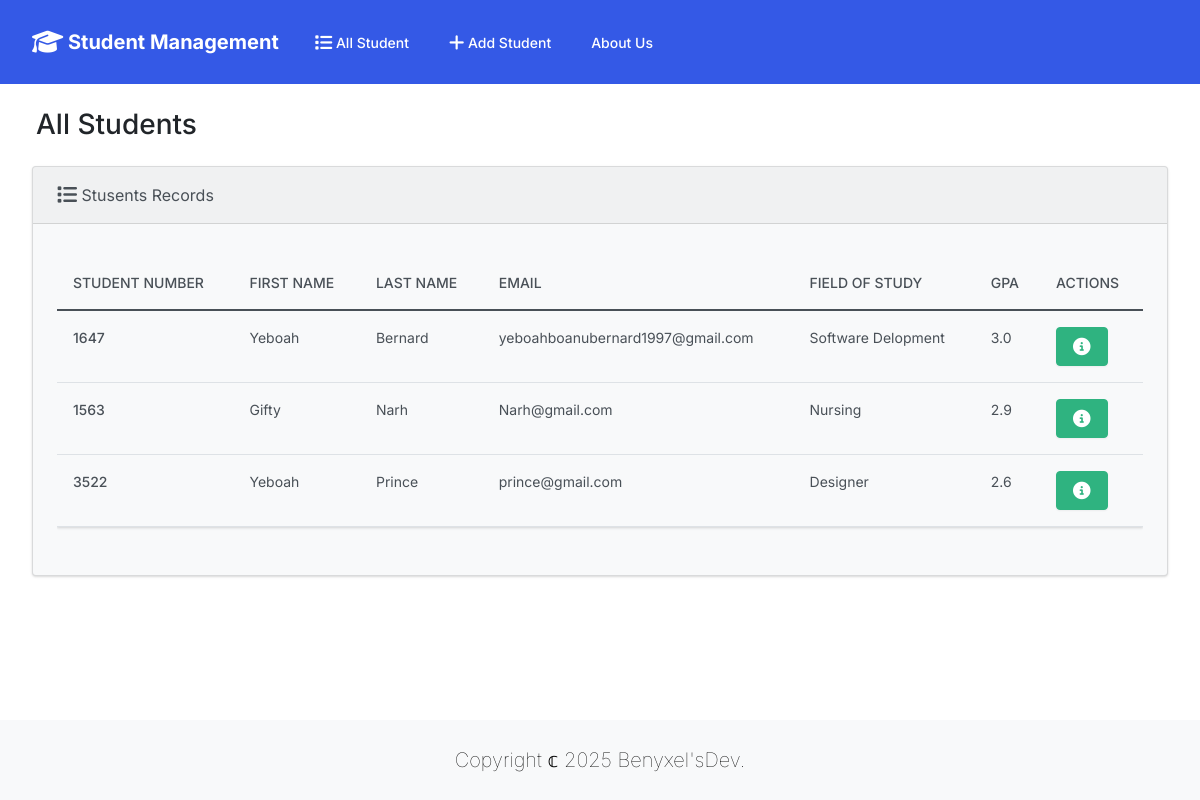
The app's page /, older data.
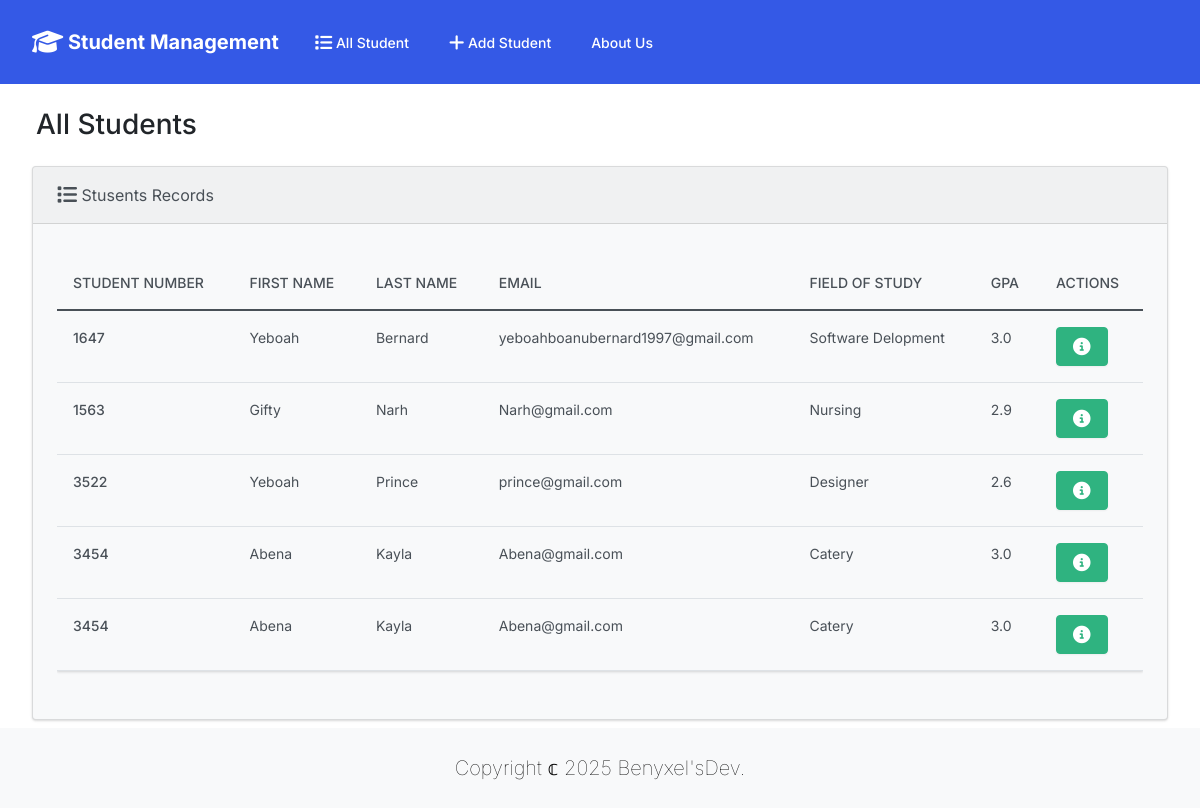
The same page, newer data.
### demoapp/models.py (models this page shows, shortened)
class Students(models.Model):
    student_number = models.IntegerField()
    first_name = models.CharField(max_length=50)
    last_name = models.CharField(max_length=50)
    email = models.EmailField(max_length=100)
    field_of_study = models.CharField(max_length=50)
    year_of_study = models.IntegerField()
    gpa = models.FloatField()

### demoapp/views.py (the view)
# urls.py: path('', views.index, name='index'),
def index(request):
    return render(request, 'student/index.html',
    {'students': Students.objects.all()})

### demoapp/templates/student/index.html (shortened to what this page needs)
{% extends "student/base.html" %}
{% block body %}
<h3 class="m-4"> All Students</h3>
<div class="row">
    <diV class="col-12">
        {% if students %}
        <div class="card bg-light">
            <div class="card-header">
                <i class="fa-solid fa-list fa-lg"></i>
                Stusents Records</div>
            <div class="card-body">
            <p class="card-text">
                <div class="table-responsive">
                    <table class="table table-hover">
                        <thead>
                          <tr>
                            <th scope="col">Student Number</th>
                            <th scope="col">First Name</th>
                            <th scope="col">Last Name</th>
                            <th scope="col">Email</th>
                            <th scope="col">Field of Study</th>
                            <th scope="col">GPA</th>
                            <th scope="col">Actions</th>
                          </tr>
                        </thead>
                        <tbody>
                            {% for student in students %}
                          <tr>
                            <th scope="row">{{ student.student_number }}</th>
                            <td>{{ student.first_name }}</td>
                            <td>{{ student.last_name }}</td>
                            <td>{{ student.email }}</td>
                            <td>{{ student.field_of_study }}</td>
                            <td>{{ student.gpa }}</td>
                            <td><button type="button" class="btn btn-success me-1" href="{% url 'view_student' student.id%}" data-bs-toggle="modal" data-bs-target="#myModal{{student.id}}"></button>
                            </td>
                          </tr>
                          {% endfor %}
                        </tbody>
                      </table>
                </div>
            </p>
            </div>
        </div>
        {% else %}
        <h5 class="alert alert-primary ms-4 me-4">No Student Records</h5>
        {% endif %}
    </diV>
</div>
</div>
{% endblock%}

### demoapp/templates/student/base.html (shortened to what this page needs)
{% load static %}
<!DOCTYPE html>
<html lang="en">
<head>
    <link rel="stylesheet" href="{% static 'css/bootstrap.min.css' %}" rel = "stylesheet">
    <link rel="stylesheet" href="https://cdnjs.cloudflare.com/ajax/libs/font-awesome/6.7.2/css/all.min.css">
</head>
<body class = "d-flex flex-column h-100">
    <nav class="navbar navbar-expand-lg bg-primary" data-bs-theme="dark">
        <div class="container-fluid">
        <a class="navbar-brand" href="{%url 'index'%}">
            <i class="fa-solid fa-graduation-cap fa-lg "></i> Student Management</a>
        <div class="collapse navbar-collapse" id="navbarColor01">
            <ul class="navbar-nav me-auto">
            <li class="nav-item">
                <a class="nav-link" href="{%url 'index'%}">
                    All Student</a>
            </li>
            <li class="nav-item">
                <a class="nav-link" href="{% url 'add_student'%}">
                    Add Student</a>
            </li>
            <li class="nav-item">
                <a class="nav-link" href="">About Us</a>
            </li>
            </ul>
        </div>
        </div>
    </nav>
    <div class="container-fluid">
        {% block body %}
        {% endblock %}
    <footer>
        <div>
            <span >Copyright &copf; <script>document.write(new Date().getFullYear())</script> Benyxel'sDev. </span>
        </div>
    </footer>
</body>
</html>

Row changes from the older to the newer data that the page shows:
added Students: student_number "3454", first_name "Abena", last_name "Kayla", email "Abena@gmail.com", field_of_study "Catery", gpa "3.0"
added Students: student_number "3454", first_name "Abena", last_name "Kayla", email "Abena@gmail.com", field_of_study "Catery", gpa "3.0"
